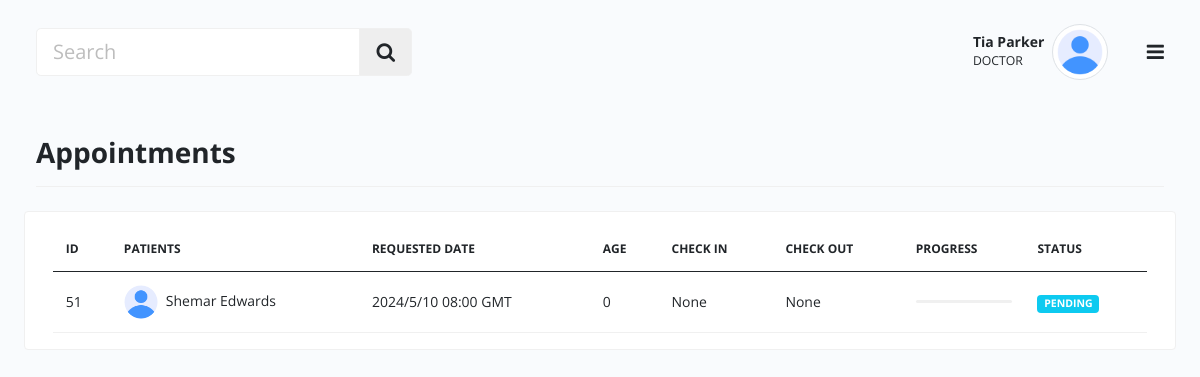
Page /appointments (signed in) on the earlier database version.
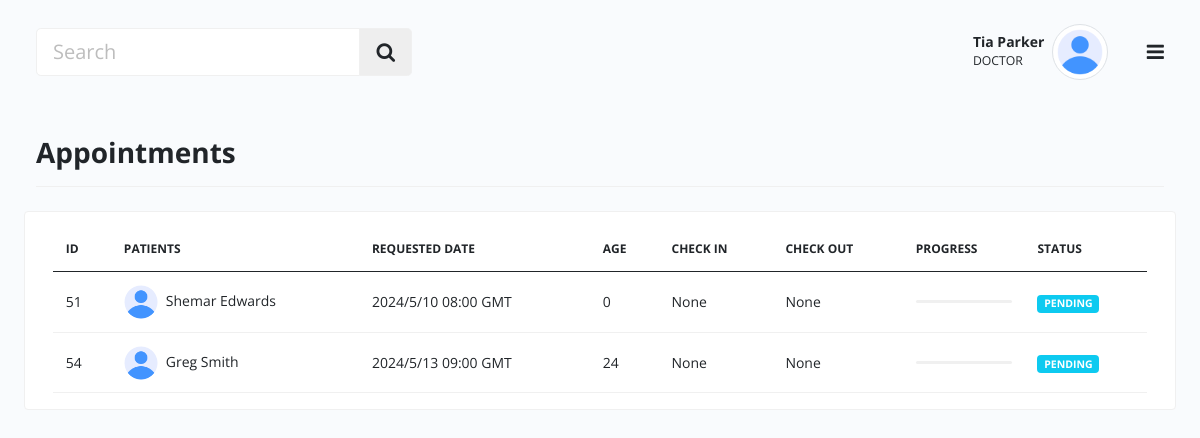
Same page on the later database version.
### tables this page shows
CREATE TABLE appointments (
    id INTEGER PRIMARY KEY AUTOINCREMENT,
    doctor_id TEXT NOT NULL,
    patient_id TEXT NOT NULL,
    room_id TEXT NULL,
    approved BOOLEAN DEFAULT false,
    date TEXT NOT NULL,
    date_admitted TEXT NULL,
    date_dischared TEXT NULL,
    status TEXT DEFAULT 'PENDING',
    progress INTEGER DEFAULT 0
);

### app.py (the view)
@app.route("/appointments", methods=('GET', 'POST'))
def appointments():
    user_id = str(g.user['id'])
    data = []
    db = get_db()
    appointments = db.execute("SELECT * FROM appointments").fetchall()
    notifications = db.execute(f"SELECT * FROM notifications WHERE user_id = '{g.user['id']}'").fetchall()
    for a in appointments:
        user = db.execute(f"SELECT * FROM users where id = {a['patient_id']}").fetchone()
        temp = {'user_id':user['id'],'doctor_id': a['doctor_id'], 'id': a['id'],'age': calculate_age(user['dob']), 'patient_name': f"{user['first_name']} {user['last_name']}", 'date_admitted': a['date_admitted'], 'date_discharged': a['date_dischared'], 'status': a['status'],'progress': a['progress'],'schedule_date': a['date'], 'style_width': f"style=width: {a['progress']}%;"}
        data.append(temp)
    if g.user['user_role'] == 'PATIENT':
        data = [x for x in data if str(x['user_id']) == user_id]
    else:
        if g.user['user_role'] != 'ADMINISTRATOR':
            data = [v for v in data if str(v['doctor_id']) == user_id]
    return render_template("appointments.html", data=data, notifications=notifications)

### api_routes/api_auth.py (called while the page is built)
@bp.before_app_request
def load_logged_in_user():
    user_id = session.get('user_id')
    if user_id is None:
        g.user = None
    else:
        g.user = get_db().execute(
            'SELECT * FROM users WHERE id = ?', (user_id,)
        ).fetchone()

### db.py (called while the page is built)
def dict_factory(cursor, row):
    d = {}
    for idx, col in enumerate(cursor.description):
        d[col[0]] = row[idx]
    return d

def get_db():
    if 'db' not in g:
        g.db = sqlite3.connect(
            'database.db',
            detect_types=sqlite3.PARSE_DECLTYPES
        )
        g.db.row_factory = dict_factory
    return g.db

### helper.py (called while the page is built)
def calculate_age(do):
    dob = datetime.strptime(do, "%Y-%m-%d").date()
    today = datetime.now().date()
    age = today.year - dob.year
    if (today.month, today.day) < (dob.month, dob.day):
        age -= 1
    return age

### templates/appointments.html (shortened to what this page needs)
{% extends 'base.html' %}
{% block content %}
    <div class="main px-lg-4 px-md-4">
        {% include 'shared/header.html'%}
        <div class="body d-flex py-3">
            <div class="container-xxl">
                <div class="row align-items-center">
                    <div class="border-0 mb-4">
                        <div class="card-header py-3 no-bg bg-transparent d-flex align-items-center px-0 justify-content-between border-bottom flex-wrap">
                            <h3 class="fw-bold mb-0">Appointments</h3>
                        </div>
                    </div>
                </div>
                <div class="row mb-3">
                    <div class="card">
                        <div class="card-body">
                            <table id="patient-table" class="table table-hover align-middle mb-0" style="width: 100%;">
                                <thead>
                                    <tr>
                                        <th>Id</th>
                                        <th>Patients</th>
                                        <th>Requested Date</th>
                                        <th>Age</th>
                                        <th>Check In</th>
                                        <th>Check Out</th>
                                        <th>Progress</th>
                                        <th>Status</th>
                                    </tr>
                                </thead>
                                <tbody>
                                    {% for a in data %}
                                    <tr>
                                        <td>{{a.id}}</td>
                                        <td><img src="{{url_for('static', filename='assets/images/profile.png')}}" class="avatar  rounded-circle me-2" alt="profile-image"><span>{{a.patient_name}} </span></td>
                                        <td>{{a.schedule_date}}</td>
                                        <td>{{a.age}}</td>
                                        <td>{{a.date_admitted}}</td>
                                        <td>{{a.date_discharged}}</td>
                                        <td>
                                            <div class="progress" style="height: 3px;">
                                            </div>
                                        </td>
                                        <td><span class="badge bg-info">{{a.status}}</span></td>
                                    </tr>
                                    {% endfor %}
                                </tbody>
                            </table>
                        </div>
                    </div>
                </div>
            </div>
        </div>
    </div>
{% endblock %}

Differences in the rows shown:
added appointments: id "54", patient_name "Greg Smith", schedule_date "2024/5/13 09:00 GMT", age "24", date_admitted "None", date_discharged "None", status "PENDING"
